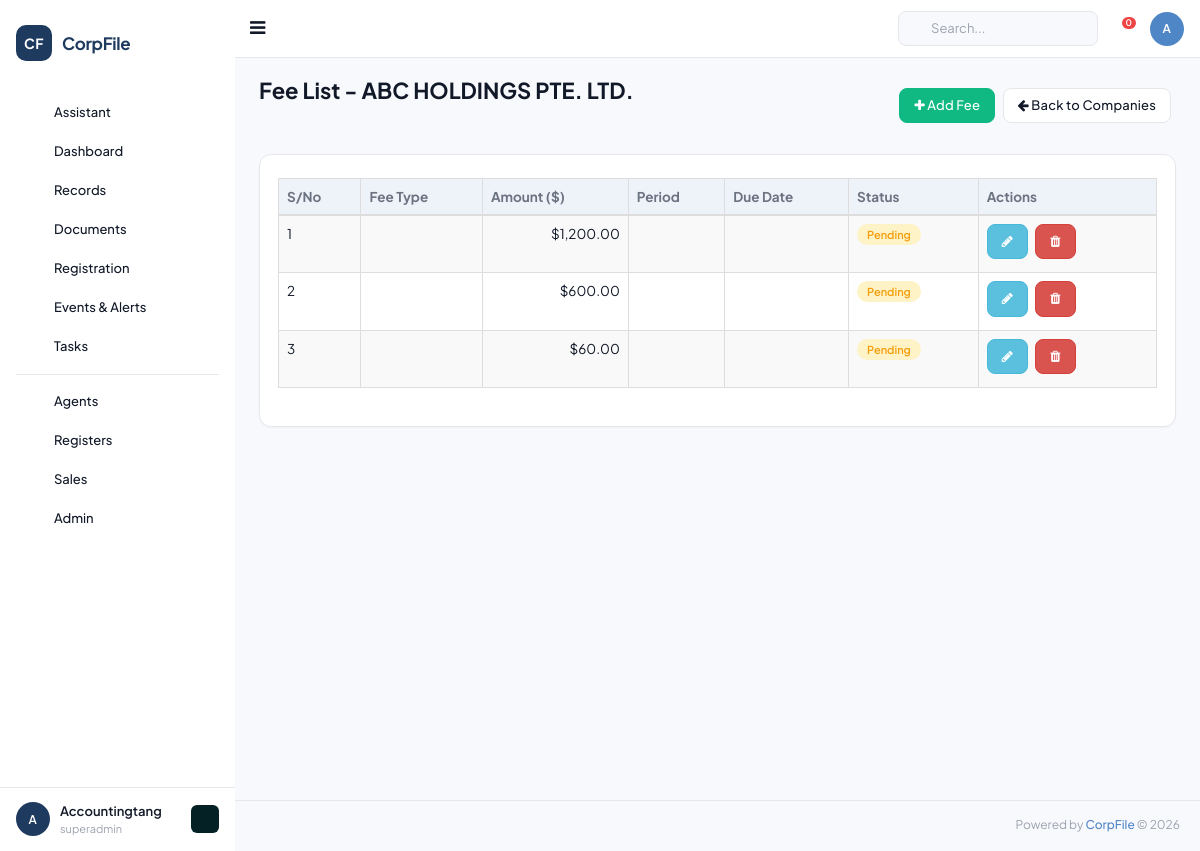
The page /settings/company_fee_list/1 (signed in) on the database its author committed.
### tables this page shows
CREATE TABLE `companies` (
  `id` INT UNSIGNED AUTO_INCREMENT PRIMARY KEY,
  `client_id` INT UNSIGNED NOT NULL,
  `company_name` VARCHAR(500) NOT NULL,
  `former_name` VARCHAR(500) DEFAULT NULL,
  `trading_name` VARCHAR(500) DEFAULT NULL,
  `company_id_code` VARCHAR(100) DEFAULT NULL COMMENT 'Company ID field',
  `company_type_id` INT UNSIGNED DEFAULT NULL,
  `registration_number` VARCHAR(100) DEFAULT NULL COMMENT 'Local/Foreign reg number',
  `acra_registration_number` VARCHAR(100) DEFAULT NULL COMMENT 'ACRA UEN',
  `country` VARCHAR(100) DEFAULT 'SINGAPORE',
  `region_id` INT UNSIGNED DEFAULT NULL,
  `incorporation_date` DATE DEFAULT NULL,
  `entity_status` VARCHAR(50) DEFAULT 'Active' COMMENT 'ACRA status',
  `internal_css_status` VARCHAR(50) DEFAULT NULL COMMENT 'Pre-Incorp/Active/Terminated/Dormant/etc',
  `risk_assessment_rating` VARCHAR(20) DEFAULT NULL,
  `common_seal` VARCHAR(10) DEFAULT NULL,
  `company_stamp` VARCHAR(10) DEFAULT NULL,
  `related_industry_id` INT UNSIGNED DEFAULT NULL,
  `market_segment_id` INT UNSIGNED DEFAULT NULL,
  `public_interest_company` VARCHAR(10) DEFAULT NULL,
  `legis_entity_name` VARCHAR(255) DEFAULT NULL,
  `jurisdiction_incorp_name` VARCHAR(255) DEFAULT NULL,
  `jurisdiction_corp_name` VARCHAR(255) DEFAULT NULL,
  `jurisdiction_corp_id` VARCHAR(100) DEFAULT NULL,
  `strike_off_date` DATE DEFAULT NULL,
  `liquid_strike_off_date` DATE DEFAULT NULL,
  `terminate_date` DATE DEFAULT NULL,
  `dormant_date` DATE DEFAULT NULL,
  `liquidated_date` DATE DEFAULT NULL,
   
  `activity_1` VARCHAR(100) DEFAULT NULL,
  `activity_1_desc_default` TEXT DEFAULT NULL,
  `activity_1_desc_user` TEXT DEFAULT NULL,
  `activity_2` VARCHAR(100) DEFAULT NULL,
  `activity_2_desc_default` TEXT DEFAULT NULL,
  `activity_2_desc_user` TEXT DEFAULT NULL,
   
  `ord_issued_share_capital` DECIMAL(20,2) DEFAULT 0,
  `ord_currency` VARCHAR(10) DEFAULT 'SGD',
  `no_ord_shares` INT DEFAULT 0,
  `paid_up_capital` DECIMAL(20,2) DEFAULT 0,
  `paid_up_capital_currency` VARCHAR(10) DEFAULT 'SGD',
  `spec_issued_share_capital` DECIMAL(20,2) DEFAULT 0,
  `spec_currency` VARCHAR(10) DEFAULT 'SGD',
  `no_spec_shares` INT DEFAULT 0,
   
  `fye_date` DATE DEFAULT NULL,
  `financial_date` DATE DEFAULT NULL,
  `next_agm_due` DATE DEFAULT NULL,
  `date_of_agm` DATE DEFAULT NULL,
  `date_of_ar` DATE DEFAULT NULL,
  `last_ar_filing` DATE DEFAULT NULL,
   
  `contact_person` VARCHAR(255) DEFAULT NULL,
  `auditor_name` VARCHAR(255) DEFAULT NULL,
  `phone1_code` VARCHAR(10) DEFAULT '65',
  `phone1_number` VARCHAR(50) DEFAULT NULL,
  `phone2_code` VARCHAR(10) DEFAULT '65',
  `phone2_number` VARCHAR(50) DEFAULT NULL,
  `fax_code` VARCHAR(10) DEFAULT '65',
  `fax_number` VARCHAR(50) DEFAULT NULL,
  `website` VARCHAR(255) DEFAULT NULL,
  `email` VARCHAR(255) DEFAULT NULL,
   
  `bank_name_id` INT UNSIGNED DEFAULT NULL,
  `bank_account_number` VARCHAR(100) DEFAULT NULL,
   
  `service_name_id` INT UNSIGNED DEFAULT NULL,
  `service_appoint_date` DATE DEFAULT NULL,
  `service_termination_date` DATE DEFAULT NULL,
  `service_status` VARCHAR(50) DEFAULT NULL,
   
  `remarks` TEXT DEFAULT NULL,
  `additional_remarks` TEXT DEFAULT NULL,
   
  `logo` VARCHAR(500) DEFAULT NULL,
   
  `is_css_client` TINYINT DEFAULT 1,
  `is_taxation_client` TINYINT DEFAULT 0,
  `is_accounting_client` TINYINT DEFAULT 0,
  `is_audit_client` TINYINT DEFAULT 0,
  `is_outsrc_accounting` TINYINT DEFAULT 0,
  `is_outsrc_tax` TINYINT DEFAULT 0,
  `is_payroll_client` TINYINT DEFAULT 0,
  `is_compilation_client` TINYINT DEFAULT 0,
  `is_ask_client` TINYINT DEFAULT 0,
  `is_m_and_a_client` TINYINT DEFAULT 0,
  `is_hr_client` TINYINT DEFAULT 0,
  `is_scrutinisation_client` TINYINT DEFAULT 0,
  `is_gst_client` TINYINT DEFAULT 0,
  `is_wp_ep_client` TINYINT DEFAULT 0,
  `is_commercial_accounting` TINYINT DEFAULT 0,
  `is_personal_tax` TINYINT DEFAULT 0,
  `is_auditor` TINYINT DEFAULT 0,
  `is_corporate_shareholder` TINYINT DEFAULT 0,
  `is_fund_management` TINYINT DEFAULT 0,
  `is_corporate_director` TINYINT DEFAULT 0,
  `is_corporate_owner` TINYINT DEFAULT 0,
  `is_external_corp_sec` TINYINT DEFAULT 0,
  `is_sub_fund` TINYINT DEFAULT 0,
  `is_agent` TINYINT DEFAULT 0,
  `is_corporate_controller` TINYINT DEFAULT 0,
  `is_corporate_partner` TINYINT DEFAULT 0,
  `is_representative_office` TINYINT DEFAULT 0,
  `is_odi` TINYINT DEFAULT 0,
  `is_resident_representative` TINYINT DEFAULT 0,
  `is_liquidator` TINYINT DEFAULT 0,
  `is_hrs_client` TINYINT DEFAULT 0,
  `is_trust_fund` TINYINT DEFAULT 0,
   
  `is_prospect` TINYINT DEFAULT 0,
  `is_client` TINYINT DEFAULT 1,
  `is_non_client` TINYINT DEFAULT 0,
   
  `created_by` INT UNSIGNED DEFAULT NULL,
  `created_at` DATETIME DEFAULT CURRENT_TIMESTAMP,
  `updated_at` DATETIME DEFAULT CURRENT_TIMESTAMP ON UPDATE CURRENT_TIMESTAMP,
  FOREIGN KEY (`client_id`) REFERENCES `clients`(`id`) ON DELETE CASCADE,
  KEY `idx_company_name` (`company_name`(100)),
  KEY `idx_registration` (`registration_number`),
  KEY `idx_acra` (`acra_registration_number`)
);

CREATE TABLE `company_fees` (
  `id` INT UNSIGNED AUTO_INCREMENT PRIMARY KEY,
  `company_id` INT UNSIGNED NOT NULL,
  `fee_type_id` INT UNSIGNED DEFAULT NULL,
  `fee_name` VARCHAR(255) DEFAULT NULL,
  `amount` DECIMAL(12,2) DEFAULT 0,
  `currency` VARCHAR(10) DEFAULT 'SGD',
  `effective_date` DATE DEFAULT NULL,
  `created_at` DATETIME DEFAULT CURRENT_TIMESTAMP,
  FOREIGN KEY (`company_id`) REFERENCES `companies`(`id`) ON DELETE CASCADE
);

### application/controllers/Companies.php (called while the page is built, shortened)
<?php
class Company_fee_list extends BaseController {
    public function index($id = null) {
        $data = [
            'page_title' => 'Company Fee List',
            'company'    => null,
            'fees'       => [],
            'company_id' => $id,
        ];
        if ($this->db) {
            $data['company'] = $this->db->fetchOne("SELECT * FROM companies WHERE id = ?", [$id]);
            $data['fees'] = $this->db->fetchAll(
                "SELECT * FROM company_fees WHERE company_id = ? ORDER BY created_at DESC",
                [$id]
            );
        }
        $this->loadLayout('companies/fee_list', $data);
    }
}

### application/libraries/Database.php (called while the page is built, shortened)
<?php
class Database {
    private static $instance = null;
    private $pdo;
    public function __construct() {
        $config = $GLOBALS['db_config'];
        try {
            $socket = getenv('DB_SOCKET');
            if ($socket) {
                $dsn = "mysql:unix_socket={$socket};dbname={$config['database']};charset={$config['charset']}";
            } else {
                $dsn = "mysql:host={$config['host']};port={$config['port']};dbname={$config['database']};charset={$config['charset']}";
            }
            $options = [
                PDO::ATTR_ERRMODE => PDO::ERRMODE_EXCEPTION,
                PDO::ATTR_DEFAULT_FETCH_MODE => PDO::FETCH_OBJ,
                PDO::ATTR_EMULATE_PREPARES => false,
            ];
            if (defined('PDO::MYSQL_ATTR_SSL_VERIFY_SERVER_CERT')) {
                $options[PDO::MYSQL_ATTR_SSL_VERIFY_SERVER_CERT] = false;
            }
            $this->pdo = new PDO($dsn, $config['username'], $config['password'], $options);
        } catch (PDOException $e) {
            if (ENVIRONMENT === 'development') {
                die('Database connection failed: ' . $e->getMessage());
            } else {
                die('Database connection failed.');
            }
        }
    }
    public static function getInstance() {
        if (self::$instance === null) {
            self::$instance = new self();
        }
        return self::$instance;
    }
    public function query($sql, $params = []) {
        $stmt = $this->pdo->prepare($sql);
        $stmt->execute($params);
        return $stmt;
    }
    public function fetchAll($sql, $params = []) {
        return $this->query($sql, $params)->fetchAll();
    }
    public function fetchOne($sql, $params = []) {
        return $this->query($sql, $params)->fetch();
    }
}

### application/config/config.php (called while the page is built, shortened)
<?php
function base_url($path = '') {
    return rtrim($GLOBALS['config']['base_url'], '/') . '/' . ltrim($path, '/');
}

### application/views/companies/fee_list.php (the view, shortened to what this page needs)
<div class="page-title">
    <div class="title_left">
        <h3>Fee List - <?= htmlspecialchars($company->company_name ?? '') ?></h3>
    </div>
    <div class="title_right">
        <div class="pull-right">
            <button class="btn btn-success" data-toggle="modal" data-target="#addFeeModal"><i class="fa fa-plus"></i> Add Fee</button>
            <a href="<?= base_url('company_list') ?>" class="btn btn-default"><i class="fa fa-arrow-left"></i> Back to Companies</a>
        </div>
    </div>
</div>
<div class="row">
    <div class="col-md-12">
        <div class="x_panel">
            <div class="x_content">
                <table id="datatable-fees" class="table table-striped table-bordered" style="width:100%">
                    <thead>
                        <tr style="background:#206570;color:#fff;">
                            <th>S/No</th>
                            <th>Fee Type</th>
                            <th>Amount ($)</th>
                            <th>Period</th>
                            <th>Due Date</th>
                            <th>Status</th>
                            <th>Actions</th>
                        </tr>
                    </thead>
                    <tbody>
                        <?php if (!empty($fees)): ?>
                            <?php $sno = 1; foreach ($fees as $fee): ?>
                            <tr>
                                <td><?= $sno++ ?></td>
                                <td><?= htmlspecialchars($fee->fee_type ?? '') ?></td>
                                <td class="text-right">$<?= number_format($fee->amount ?? 0, 2) ?></td>
                                <td><?= htmlspecialchars($fee->period ?? '') ?></td>
                                <td><?= !empty($fee->due_date) ? date('d/m/Y', strtotime($fee->due_date)) : '' ?></td>
                                <td>
                                    <?php
                                    $fstatus = $fee->status ?? 'Pending';
                                    $fbadge = 'label-warning';
                                    ?>
                                    <span class="label <?= $fbadge ?>"><?= htmlspecialchars($fstatus) ?></span>
                                </td>
                                <td>
                                    <button class="btn btn-info btn-xs"><i class="fa fa-pencil"></i></button>
                                    <button class="btn btn-danger btn-xs"><i class="fa fa-trash"></i></button>
                                </td>
                            </tr>
                            <?php endforeach; ?>
                        <?php else: ?>
                            <tr><td colspan="7" class="text-center text-muted">No fees recorded for this company.</td></tr>
                        <?php endif; ?>
                    </tbody>
                </table>
            </div>
        </div>
    </div>
</div>

### rows shown on the page
companies: company_name "ABC HOLDINGS PTE. LTD."
company_fees: amount "1,200.00", fstatus "Pending"
company_fees: amount "600.00", fstatus "Pending"
company_fees: amount "60.00", fstatus "Pending"

### other values the page prints
$user_initials "A"
$user_name "Accountingtang"
$user_role "superadmin"
